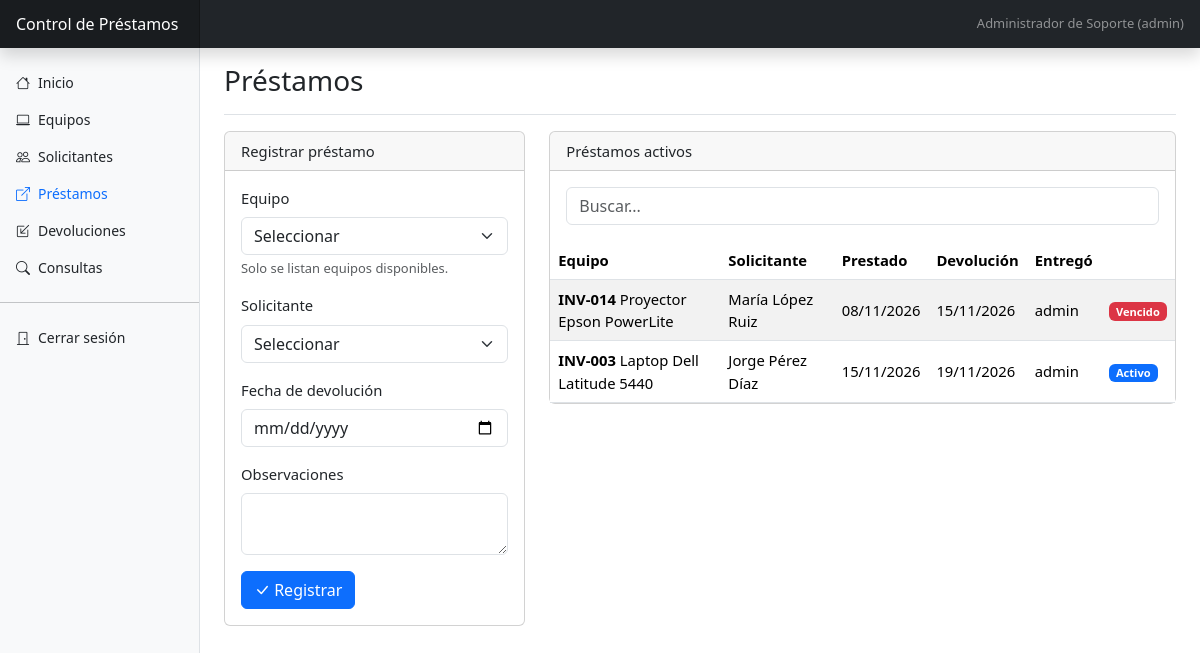
The page /prestamos.php (signed in) on the database its author committed.
### tables this page shows
CREATE TABLE prestamo (
  id_prestamo                INT UNSIGNED  NOT NULL AUTO_INCREMENT,
  id_equipo                  INT UNSIGNED  NOT NULL,
  id_solicitante             INT UNSIGNED  NOT NULL,
  id_usuario_entrega         INT UNSIGNED  NOT NULL,    
  fecha_prestamo             DATETIME      NOT NULL DEFAULT CURRENT_TIMESTAMP,
  fecha_devolucion_prevista  DATE          NOT NULL,
  fecha_devolucion_real      DATETIME      NULL,        
  id_usuario_recibe          INT UNSIGNED  NULL,        
  condicion_devolucion       ENUM('BUENA', 'REGULAR', 'DANADA') NULL,
  observaciones              VARCHAR(255)  NULL,

   
   
   
  equipo_activo  INT UNSIGNED AS (IF(fecha_devolucion_real IS NULL, id_equipo, NULL)) PERSISTENT,

  CONSTRAINT pk_prestamo PRIMARY KEY (id_prestamo),
  CONSTRAINT uq_prestamo_equipo_activo UNIQUE (equipo_activo),
   
   
  CONSTRAINT fk_prestamo_equipo FOREIGN KEY (id_equipo)
    REFERENCES equipo (id_equipo)
    ON UPDATE RESTRICT ON DELETE RESTRICT,
  CONSTRAINT fk_prestamo_solicitante FOREIGN KEY (id_solicitante)
    REFERENCES solicitante (id_solicitante)
    ON UPDATE RESTRICT ON DELETE RESTRICT,
  CONSTRAINT fk_prestamo_usuario_entrega FOREIGN KEY (id_usuario_entrega)
    REFERENCES usuario (id_usuario)
    ON UPDATE RESTRICT ON DELETE RESTRICT,
  CONSTRAINT fk_prestamo_usuario_recibe FOREIGN KEY (id_usuario_recibe)
    REFERENCES usuario (id_usuario)
    ON UPDATE RESTRICT ON DELETE RESTRICT,

   
  CONSTRAINT ck_prestamo_prevista CHECK (fecha_devolucion_prevista >= CAST(fecha_prestamo AS DATE)),
   
  CONSTRAINT ck_prestamo_real CHECK (fecha_devolucion_real IS NULL OR fecha_devolucion_real >= fecha_prestamo),
   
  CONSTRAINT ck_prestamo_devolucion_completa CHECK (
    (fecha_devolucion_real IS NULL AND id_usuario_recibe IS NULL AND condicion_devolucion IS NULL)
    OR (fecha_devolucion_real IS NOT NULL AND id_usuario_recibe IS NOT NULL AND condicion_devolucion IS NOT NULL)
  )
);

CREATE TABLE equipo (
  id_equipo       INT UNSIGNED  NOT NULL AUTO_INCREMENT,
  num_inventario  VARCHAR(30)   NOT NULL,
  descripcion     VARCHAR(150)  NOT NULL,
  id_categoria    INT UNSIGNED  NOT NULL,
  marca           VARCHAR(50)   NULL,
  modelo          VARCHAR(60)   NULL,
  condicion       ENUM('BUENA', 'REGULAR', 'DANADA') NOT NULL DEFAULT 'BUENA',
  estado          ENUM('DISPONIBLE', 'PRESTADO', 'MANTENIMIENTO', 'BAJA') NOT NULL DEFAULT 'DISPONIBLE',
  fecha_alta      DATE          NOT NULL DEFAULT (CURRENT_DATE),
  CONSTRAINT pk_equipo PRIMARY KEY (id_equipo),
  CONSTRAINT uq_equipo_inventario UNIQUE (num_inventario),
  CONSTRAINT fk_equipo_categoria FOREIGN KEY (id_categoria)
    REFERENCES categoria (id_categoria)
    ON UPDATE CASCADE ON DELETE RESTRICT
);

CREATE TABLE usuario (
  id_usuario      INT UNSIGNED  NOT NULL AUTO_INCREMENT,
  usuario         VARCHAR(40)   NOT NULL,
  nombre_completo VARCHAR(120)  NOT NULL,
  password_hash   VARCHAR(255)  NOT NULL,               
  rol             ENUM('ADMIN', 'CONSULTA') NOT NULL DEFAULT 'CONSULTA',
  activo          BOOLEAN       NOT NULL DEFAULT TRUE,
  CONSTRAINT pk_usuario PRIMARY KEY (id_usuario),
  CONSTRAINT uq_usuario_usuario UNIQUE (usuario)
);

### app/auth.php (called while the page is built, shortened)
<?php
function usuario_actual(): ?array
{
    return $_SESSION['usuario'] ?? null;
}
function es_admin(): bool
{
    return (usuario_actual()['rol'] ?? '') === 'ADMIN';
}

### app/db.php (called while the page is built)
<?php
function db(): PDO
{
    static $pdo = null;
    if ($pdo === null) {
        $cfg = require __DIR__ . '/../config/config.php';
        $dsn = "mysql:host={$cfg['db_host']};port={$cfg['db_port']};dbname={$cfg['db_name']};charset=utf8mb4";
        $pdo = new PDO($dsn, $cfg['db_user'], $cfg['db_pass'], [
            PDO::ATTR_ERRMODE            => PDO::ERRMODE_EXCEPTION,
            PDO::ATTR_DEFAULT_FETCH_MODE => PDO::FETCH_ASSOC,
            PDO::ATTR_EMULATE_PREPARES   => false,
        ]);
    }
    return $pdo;
}
function consulta(string $sql, array $params = []): PDOStatement
{
    $st = db()->prepare($sql);
    $st->execute($params);
    return $st;
}

### public/prestamos.php (the view, shortened to what this page needs)
<?php
require_once __DIR__ . '/../app/layout.php';
$activos = consulta(
    'SELECT p.id_prestamo, e.num_inventario, e.descripcion, CONCAT(s.nombre, " ", s.apellidos) AS solicitante,
            p.fecha_prestamo, p.fecha_devolucion_prevista, p.fecha_devolucion_prevista < CURRENT_DATE AS vencido,
            uu.usuario AS entrego
     FROM prestamo p
     JOIN equipo e      ON e.id_equipo = p.id_equipo
     JOIN solicitante s ON s.id_solicitante = p.id_solicitante
     JOIN usuario uu    ON uu.id_usuario = p.id_usuario_entrega
     WHERE p.fecha_devolucion_real IS NULL
     ORDER BY p.fecha_devolucion_prevista')->fetchAll();
?>
<div class="row g-4">
  <?php if (es_admin()): ?>
  <div class="col-lg-4">
    <div class="card">
      <div class="card-header">Registrar préstamo</div>
      <div class="card-body">
        <form method="post" class="needs-validation" novalidate>
          <div class="mb-3">
            <label for="id_equipo" class="form-label">Equipo</label>
            <select id="id_equipo" name="id_equipo" class="form-select" required>
              <option value="">Seleccionar</option>
            </select>
            <div class="form-text">Solo se listan equipos disponibles.</div>
          </div>
          <div class="mb-3">
            <label for="id_solicitante" class="form-label">Solicitante</label>
            <select id="id_solicitante" name="id_solicitante" class="form-select" required>
              <option value="">Seleccionar</option>
            </select>
          </div>
          <div class="mb-3">
            <label for="fecha_devolucion_prevista" class="form-label">Fecha de devolución</label>
            <input id="fecha_devolucion_prevista" name="fecha_devolucion_prevista" type="date" class="form-control min-hoy" required>
          </div>
          <div class="mb-3">
            <label for="observaciones" class="form-label">Observaciones</label>
            <textarea id="observaciones" name="observaciones" class="form-control" rows="2" maxlength="255"></textarea>
          </div>
          <button class="btn btn-primary" type="submit"><i class="bi bi-check-lg"></i> Registrar</button>
        </form>
      </div>
    </div>
  </div>
  <?php endif; ?>
  <div class="<?= es_admin() ? 'col-lg-8' : 'col-12' ?>">
    <div class="card">
      <div class="card-header">Préstamos activos</div>
      <div class="card-body pb-0">
        <input type="search" class="form-control mb-3" placeholder="Buscar..." data-filtro="#tabla-activos">
      </div>
      <div class="table-responsive">
        <table class="table table-striped table-hover mb-0" id="tabla-activos">
          <thead><tr><th>Equipo</th><th>Solicitante</th><th>Prestado</th><th>Devolución</th><th>Entregó</th><th></th></tr></thead>
          <tbody>
          <?php foreach ($activos as $p): ?>
            <tr data-fila>
              <td><strong><?= e($p['num_inventario']) ?></strong> <?= e($p['descripcion']) ?></td>
              <td><?= e($p['solicitante']) ?></td>
              <td><?= fecha_mx($p['fecha_prestamo']) ?></td>
              <td><?= fecha_mx($p['fecha_devolucion_prevista']) ?></td>
              <td><?= e($p['entrego']) ?></td>
              <td><?= $p['vencido'] ? '<span class="badge text-bg-danger">Vencido</span>' : '<span class="badge text-bg-primary">Activo</span>' ?></td>
            </tr>
          <?php endforeach; ?>
          </tbody>
        </table>
      </div>
    </div>
  </div>
</div>

### public/css/estilos.css (style rules this page uses)
body { font-size: .925rem; }
.table td, .table th { vertical-align: middle; }

### rows shown on the page
prestamo: id_equipo.num_inventario "INV-014", id_equipo.descripcion "Proyector Epson PowerLite", solicitante "María López Ruiz", fecha_prestamo "08/11/2026", fecha_devolucion_prevista "15/11/2026", id_usuario_entrega.usuario "admin", shows "Vencido"
prestamo: id_equipo.num_inventario "INV-003", id_equipo.descripcion "Laptop Dell Latitude 5440", solicitante "Jorge Pérez Díaz", fecha_prestamo "15/11/2026", fecha_devolucion_prevista "19/11/2026", id_usuario_entrega.usuario "admin", shows "Activo"

### other values the page prints
$u['nombre_completo'] "Administrador de Soporte"
$u['rol'] "admin"
$texto "Inicio"
$texto "Equipos"
$texto "Solicitantes"
$texto "Préstamos"
$texto "Devoluciones"
$texto "Consultas"
$titulo "Préstamos"
